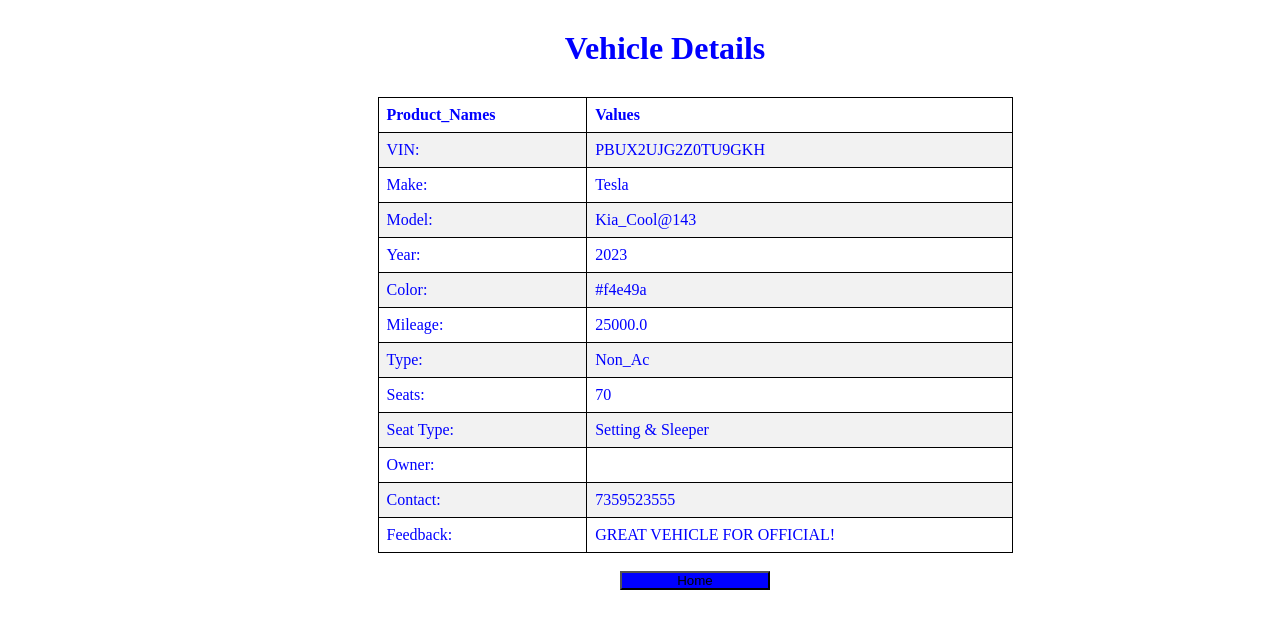
/v_details/57/, run on the app's committed database.
### Vehicle_App/models.py (models this page shows)
class Vehicle(models.Model):
    vin = models.CharField(max_length=17, unique=True)
    make = models.CharField(max_length=50)
    model = models.CharField(max_length=50)
    year = models.PositiveIntegerField()
    color = models.CharField(max_length=20)
    mileage = models.FloatField()
    v_type = models.CharField(max_length=50)
    seats = models.IntegerField()
    v_seat_type = models.CharField(max_length=50)
    owner = models.CharField(max_length=100)
    o_contact = models.BigIntegerField()
    feedback = models.TextField()

### Vehicle_App/views.py (the view)
# urls.py: path('v_details/<int:vehicle_id>/', views.vehicle_details, name='vehicle_details'),
def vehicle_details(request, vehicle_id):
    vehicle = get_object_or_404(Vehicle, pk=vehicle_id)
    return render(request, 'Vehicle_Data/vehicle_details.html', {'vehicle': vehicle})

### templates/Vehicle_Data/vehicle_details.html (shortened to what this page needs)
<!DOCTYPE html>
{% load static %}
<html lang="en">
<head>
    <link href="{% static 'css/style.css' %}" rel="stylesheet">
</head>
<body>
    <div align="center">
        <h1>Vehicle Details</h1>
        <div >
            <table>
                <tr>
                    <th>Product_Names</th>
                    <th>Values</th>
                </tr>
                <tr>
                    <td>VIN:</td>
                    <td>{{ vehicle.vin }}</td>
                </tr>
                <tr>
                    <td>Make:</td>
                    <td>{{ vehicle.make }}</td>
                </tr>
                <tr>
                    <td>Model:</td>
                    <td>{{ vehicle.model }}</td>
                </tr>
                <tr>
                    <td>Year:</td>
                    <td>{{ vehicle.year }}</td>
                </tr>
                <tr>
                    <td>Color:</td>
                    <td>{{ vehicle.color }}</td>
                </tr>
                <tr>
                    <td>Mileage:</td>
                    <td>{{ vehicle.mileage }}</td>
                </tr>
                <tr>
                    <td>Type:</td>
                    <td>{{ vehicle.v_type }}</td>
                </tr>
                <tr>
                    <td>Seats:</td>
                    <td>{{ vehicle.seats }}</td>
                </tr>
                <tr>
                    <td>Seat Type:</td>
                    <td>{{ vehicle.v_seat_type }}</td>
                </tr>
                <tr>
                    <td>Owner:</td>
                    <td>{{ vehicle.owner.username }}</td>
                </tr>
                <tr>
                    <td>Contact:</td>
                    <td>{{ vehicle.o_contact }}</td>
                </tr>
                <tr>
                    <td>Feedback:</td>
                    <td>{{ vehicle.feedback }}</td>
                </tr>
            </table><br>
            <button onclick="redirectToVList()" style="background-color:blue">Home</button>
        </div>
    </div>
</body>
</html>

### static/css/style.css (style rules this page uses)
* { margin:0; padding:0; }
div { width:100%; color:blue; float:left; text-align:center; height:1000px; margin:30px; }
h1 { background:white; }
button { width:150px; }

### templates/Vehicle_Data/vehicle_details.html (style rules this page uses)
table { border-collapse: collapse; width: 50%; margin: auto; }
th, td { border: 1px solid black; padding: 8px; text-align: left; }
tr:nth-child(even) { background-color: #f2f2f2; }

### data on the page
Vehicle: vin "PBUX2UJG2Z0TU9GKH", make "Tesla", model "Kia_Cool@143", year "2023", color "#f4e49a", mileage "25000.0", v_type "Non_Ac", seats "70", v_seat_type "Setting & Sleeper", o_contact "7359523555", feedback "GREAT VEHICLE FOR OFFICIAL!"
